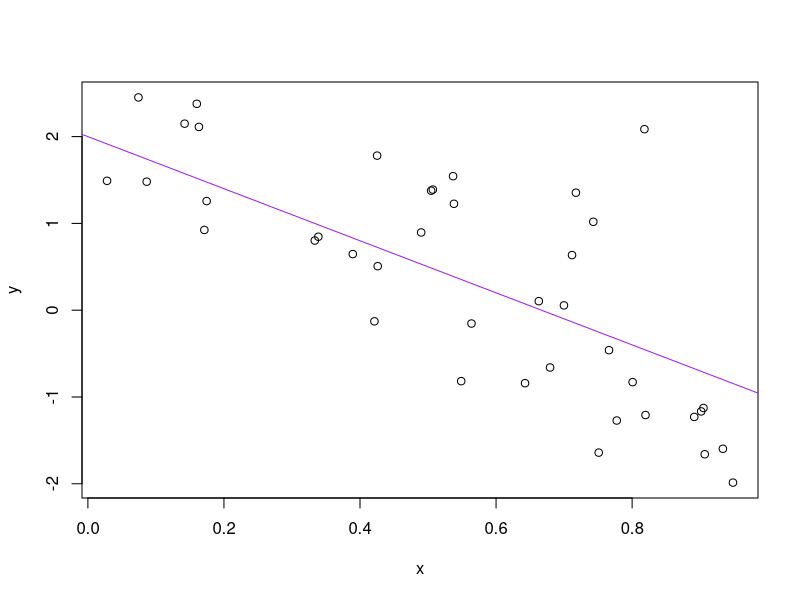

Here is the R script that generated this plot:
a <- 2
b <- -3
sig_sq <- 0.5
x <- runif (40)
y <- a + b * x + rnorm (40, sd = sqrt (sig_sq))
(avg_x <- mean (x))
write (avg_x, "avg_x.txt")
plot (x,y)
abline (a, b, col="purple")
print ("hello")
